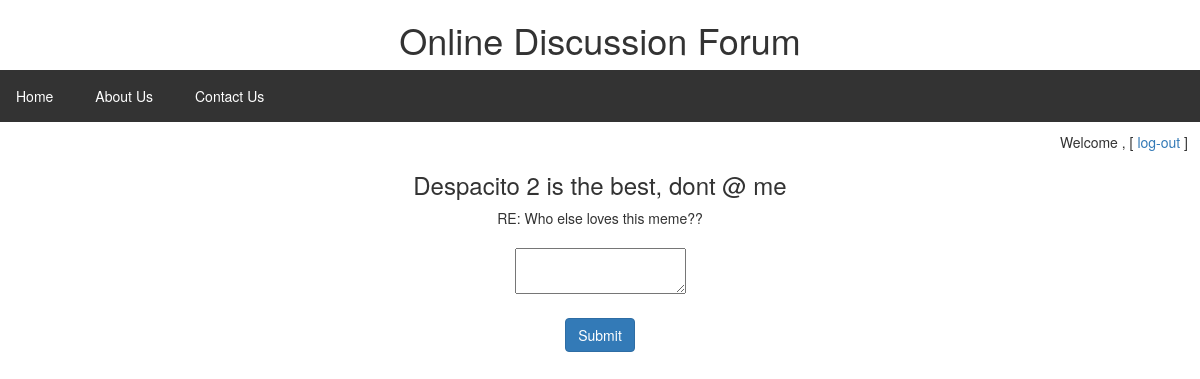
/admin/answer.php?qid=1, run on the app's committed database.
### tables this page shows
CREATE TABLE IF NOT EXISTS `question` (
  `QUESTION_ID` int(11) NOT NULL AUTO_INCREMENT,
  `HEADING` varchar(100) NOT NULL,
  `QUESTION_DETAIL` varchar(100) NOT NULL,
  `D_TIME` date DEFAULT NULL,
  `VIEWS` int(11) DEFAULT NULL,
  `USER_ID` int(11) NOT NULL,
  `TOPIC_ID` int(11) NOT NULL,
  PRIMARY KEY (`QUESTION_ID`),
  KEY `TOPIC_ID` (`TOPIC_ID`)
);

### admin/utility.php (called while the page is built, shortened)
<?php
	function ExecuteGetQuery($sql){
		$con = mysqli_connect ("localhost","root","","meme");
		$rows = mysqli_query($con, $sql) or die ("Query fail: ".mysqli_error($con));
		return $rows;
	}
?>

### admin/answer.php (the view, shortened to what this page needs)
<?php
	require('header.php');
	require('checkUser.php');
	$sql = "SELECT * FROM QUESTION WHERE QUESTION_ID=$_GET[qid]";
	$res = ExecuteGetQuery($sql);
	$row = mysqli_fetch_array($res);
?>
<div align="center">
<form method="POST" action="addAnswer.php?qid=<?php echo "$_GET[qid]" ?>">
		<h3><?php echo "$row[HEADING]"; ?><br></h3>
		RE: <?php echo "$row[QUESTION_DETAIL]"; ?><br><br>
		<textarea name="reply"></textarea><br><br>
		<input class="btn btn-primary" type="submit" value="Submit">
</form>
</div>

### admin/header.php (style rules this page uses)
h2,h3,h4,h5 { text-align: center; }

### data on the page
question: HEADING "Despacito 2 is the best, dont @ me", QUESTION_DETAIL "Who else loves this meme??"
